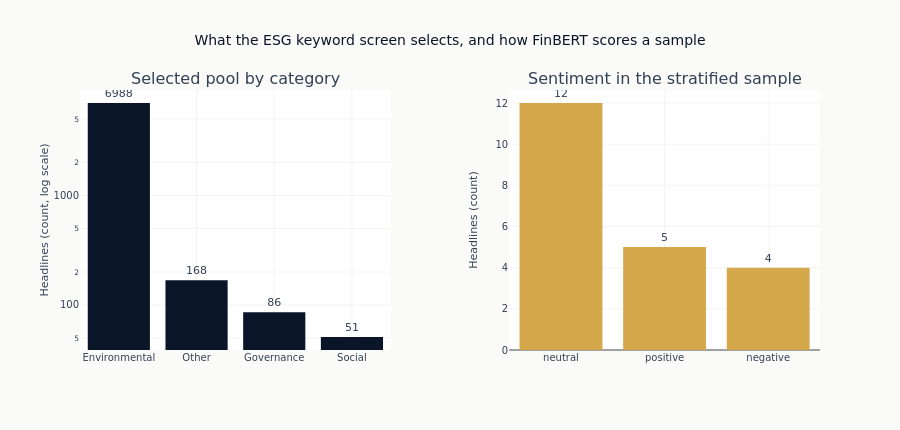

The cell this chart's notebook holds for it:
### Markdown cell above
## 4. The screen, in two pictures

The sample's own category counts are equal by construction, so charting them
would draw the stratification rather than anything about the data. The left
panel shows the pool those categories were drawn from, on a log axis because
the counts span three orders of magnitude. The right panel is FinBERT's
sentiment over the stratified sample.

### Code cell
category_counts = classification_results.group_by("category").len().sort("len", descending=True)
sentiment_counts = classification_results.group_by("sentiment").len().sort("len", descending=True)

fig = make_subplots(
    rows=1,
    cols=2,
    subplot_titles=("Selected pool by category", "Sentiment in the stratified sample"),
    horizontal_spacing=0.16,
)
fig.add_trace(
    go.Bar(
        x=pool_counts["category"],
        y=pool_counts["len"],
        marker_color=COLORS["blue"],
        text=pool_counts["len"],
        textposition="outside",
    ),
    row=1,
    col=1,
)
fig.add_trace(
    go.Bar(
        x=sentiment_counts["sentiment"],
        y=sentiment_counts["len"],
        marker_color=COLORS["amber"],
        text=sentiment_counts["len"],
        textposition="outside",
    ),
    row=1,
    col=2,
)
fig.update_layout(
    title="What the ESG keyword screen selects, and how FinBERT scores a sample",
    height=430,
    showlegend=False,
    margin=dict(t=90),
)
fig.update_yaxes(title_text="Headlines (count, log scale)", type="log", row=1, col=1)
fig.update_yaxes(title_text="Headlines (count)", row=1, col=2)
show_plotly_with_alt(
    fig,
    "Two bar panels. Left, the selected pool by ESG category on a logarithmic count axis: "
    "the environmental bar runs off the top of the others by more than an order of "
    "magnitude, with uncategorised, governance and social following far below it in that "
    "order. Right, sentiment over the stratified sample on a linear axis: neutral is the "
    "tallest bar, positive next, negative slightly below it.",
)

### Figure 1 — Plotly figure (JSON) as saved in the notebook; plotly's stock layout.template omitted (floating-point values rounded to 4 significant figures)
{"data": [{"marker": {"color": "#0a1628"}, "text": [6988.0, 168.0, 86.0, 51.0], "textposition": "outside", "type": "bar", "x": ["Environmental", "Other", "Governance", "Social"], "xaxis": "x", "y": [6988, 168, 86, 51], "yaxis": "y"}, {"marker": {"color": "#D4A84B"}, "text": [12.0, 5.0, 4.0], "textposition": "outside", "type": "bar", "x": ["neutral", "positive", "negative"], "xaxis": "x2", "y": [12, 5, 4], "yaxis": "y2"}], "layout": {"annotations": [{"font": {"size": 16}, "showarrow": false, "text": "Selected pool by category", "x": 0.21, "xanchor": "center", "xref": "paper", "y": 1.0, "yanchor": "bottom", "yref": "paper"}, {"font": {"size": 16}, "showarrow": false, "text": "Sentiment in the stratified sample", "x": 0.79, "xanchor": "center", "xref": "paper", "y": 1.0, "yanchor": "bottom", "yref": "paper"}], "height": 430, "margin": {"t": 90}, "showlegend": false, "title": {"text": "What the ESG keyword screen selects, and how FinBERT scores a sample"}, "xaxis": {"anchor": "y", "domain": [0.0, 0.42]}, "xaxis2": {"anchor": "y2", "domain": [0.58, 1.0]}, "yaxis": {"anchor": "x", "domain": [0.0, 1.0], "title": {"text": "Headlines (count, log scale)"}, "type": "log"}, "yaxis2": {"anchor": "x2", "domain": [0.0, 1.0], "title": {"text": "Headlines (count)"}}}}
